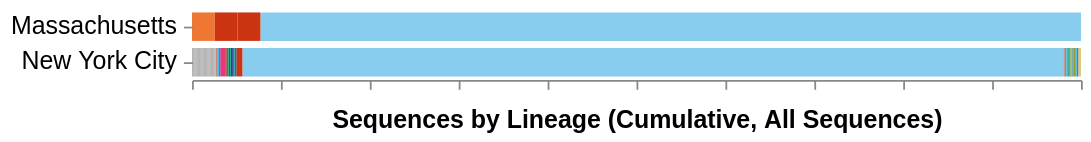

This figure's Vega-Lite source:
### Vega specification from a JSON file in a GitHub repository (floating-point values rounded to 4 significant figures; data arrays with more than 128 entries replaced by an {"elided": "..."} marker saying what was removed)
{"$schema": "https://vega.github.io/schema/vega/v5.json", "description": "A basic stacked bar chart example.", "width": 500, "padding": 5, "autosize": "pad", "signals": [{"name": "rangeStep", "value": 20}, {"name": "innerPadding", "value": 0.2}, {"name": "outerPadding", "value": 0.1}, {"name": "stackOffset", "value": "normalize"}, {"name": "xLabelFormat", "value": "%"}, {"name": "xLabel", "value": "Sequences by Lineage (Cumulative, All Sequences)"}, {"name": "hoverLocation", "value": null, "on": [{"events": "@yAxisLabels:mouseover!", "update": "{location: datum.value}"}, {"events": "@yAxisLabels:mouseout!", "update": "null"}]}, {"name": "hoverGroup", "value": null, "on": [{"events": "rect:mouseover!", "update": "{group: datum.group}"}, {"events": "rect:mouseout!", "update": "null"}]}, {"name": "height", "update": "yExtent[1]"}, {"name": "clearGroup", "value": true, "comment": "If clicking on anything but a location bar, then clear the selection (by clearing the 'selection' data object)", "on": [{"events": "@yAxisLabels:click", "update": "false", "force": true}, {"events": "mouseup[!event.item]", "update": "true", "force": true}]}, {"name": "clearLocation", "value": true, "comment": "If clicking on anything but a location bar, then clear the selection (by clearing the 'selection' data object)", "on": [{"events": "@locationbars:click", "update": "false", "force": true}, {"events": "mouseup[!event.item]", "update": "true", "force": true}]}, {"name": "shiftGroup", "value": false, "comment": "Track whether or not the shift key is pressed. Used to select multiple locations by holding down shift before clicking", "on": [{"events": "@locationbars:click", "update": "event.shiftKey", "force": true}]}, {"name": "shiftLocation", "value": false, "comment": "Track whether or not the shift key is pressed. Used to select multiple locations by holding down shift before clicking", "on": [{"events": "@yAxisLabels:click", "update": "event.shiftKey", "force": true}]}, {"name": "clickedGroups", "value": null, "comment": "Track clicks on the location bars, for selection purposes", "on": [{"events": "@locationbars:click", "update": "{group: datum.group}", "force": true}]}, {"name": "clickedLocations", "value": null, "on": [{"events": "@yAxisLabels:click", "update": "{location: datum.value}", "force": true}]}], "data": [{"name": "selectedGroups", "values": [{"group": "B.1"}, {"group": "B.1.3"}], "on": [{"trigger": "clearGroup", "remove": true}, {"trigger": "!shiftGroup", "remove": true}, {"trigger": "!shiftGroup && clickedGroups", "insert": "clickedGroups"}, {"trigger": "shiftGroup && clickedGroups", "toggle": "clickedGroups"}]}, {"name": "selectedLocations", "comment": "A list of groups that are selected", "on": [{"trigger": "clearLocation", "remove": true}, {"trigger": "!shiftLocation", "remove": true}, {"trigger": "!shiftLocation && clickedLocations", "insert": "clickedLocations"}, {"trigger": "shiftLocation && clickedLocations", "toggle": "clickedLocations"}]}, {"name": "location_by_group", "format": {"parse": {"location": "string", "group": "string", "cases_sum": "number", "location_counts": "number", "date": "date:'%Q'"}}, "values": {"elided": "142 records"}, "transform": [{"type": "aggregate", "groupby": ["location", "group", "groupName"], "fields": ["cases_sum", "color", "location_counts"], "ops": ["sum", "max", "max"], "as": ["cases_sum", "color", "location_counts"]}, {"type": "stack", "groupby": ["location"], "sort": {"field": "group"}, "field": "cases_sum", "offset": {"signal": "stackOffset"}}, {"type": "formula", "expr": "datum.cases_sum / datum.location_counts", "as": "percent"}]}, {"name": "location_bars", "source": "location_by_group", "transform": [{"type": "aggregate", "groupby": ["location"]}, {"type": "formula", "as": "span", "expr": "rangeStep * bandspace(1, innerPadding, outerPadding)"}, {"type": "stack", "field": "span"}, {"type": "extent", "field": "y1", "signal": "yExtent"}]}], "scales": [{"name": "yscale", "type": "band", "round": true, "range": {"step": {"signal": "rangeStep"}}, "domain": {"data": "location_bars", "field": "location"}, "paddingInner": {"signal": "innerPadding"}, "paddingOuter": {"signal": "outerPadding"}}, {"name": "xscale", "type": "linear", "range": "width", "nice": true, "zero": true, "domain": {"data": "location_by_group", "field": "y1"}}], "axes": [{"orient": "bottom", "scale": "xscale", "zindex": 1, "format": {"signal": "xLabelFormat"}, "labels": false, "title": {"signal": "xLabel"}, "titleFontSize": 14, "titlePadding": 10}, {"orient": "left", "scale": "yscale", "domain": false, "zindex": 1, "labelFontSize": 14, "labelLimit": 200, "labelPadding": 4, "encode": {"labels": {"name": "yAxisLabels", "interactive": true, "update": {"opacity": {"value": 1.0}, "fill": [{"test": "!length(data('selectedLocations')) || indata('selectedLocations', 'location', datum.value)", "value": "#000"}, {"value": "#ccc"}]}, "hover": {"opacity": {"value": 0.6}}}}}], "marks": [{"name": "layer0", "type": "group", "encode": {"update": {"width": {"signal": "width"}, "height": {"signal": "height"}}}, "marks": [{"name": "locationbars", "type": "rect", "from": {"data": "location_by_group"}, "encode": {"enter": {"strokeWidth": {"value": 2}, "fill": {"field": "color"}}, "update": {"tooltip": {"signal": "{title: datum.groupName, 'Location': datum.location, 'Sequences': datum.cases_sum, 'Total location sequences': datum.location_counts, '% in location': format(datum.percent, '.1%')}"}, "y": {"scale": "yscale", "field": "location"}, "height": {"scale": "yscale", "band": 1}, "x": {"scale": "xscale", "field": "y1"}, "x2": {"scale": "xscale", "field": "y0"}, "fillOpacity": [{"test": "hoverGroup && hoverGroup.group == datum.group", "value": 0.7}, {"test": "(!length(data('selectedLocations')) || indata('selectedLocations', 'location', datum.location)) && (datum.cases_sum > 0)", "value": 1.0}, {"value": 0.3}], "stroke": [{"test": "hoverGroup && hoverGroup.group == datum.group", "value": "#333"}, {"test": "indata('selectedGroups', 'group', datum.group)", "value": "#000"}, {"value": "transparent"}], "strokeDash": [{"test": "hoverGroup && hoverGroup.group == datum.group", "value": [4, 4]}, {"value": [0, 0]}], "zindex": [{"test": "hoverGroup && hoverGroup.group == datum.group", "value": 4}, {"test": "indata('selectedGroups', 'group', datum.group)", "value": 3}, {"value": 1}]}}}, {"name": "locationbaroutline", "type": "rect", "from": {"data": "location_bars"}, "encode": {"enter": {"fill": {"value": "white"}, "fillOpacity": {"value": 0.3}}, "update": {"y": {"scale": "yscale", "field": "location"}, "height": {"scale": "yscale", "band": 1}, "x": {"scale": "xscale", "value": 0}, "x2": [{"test": "hoverLocation && hoverLocation.location === datum.location", "scale": "xscale", "value": 1}, {"scale": "xscale", "value": 0}], "zindex": [{"test": "hoverLocation && hoverLocation.location === datum.location", "value": 3}, {"value": 0}]}}}]}]}
